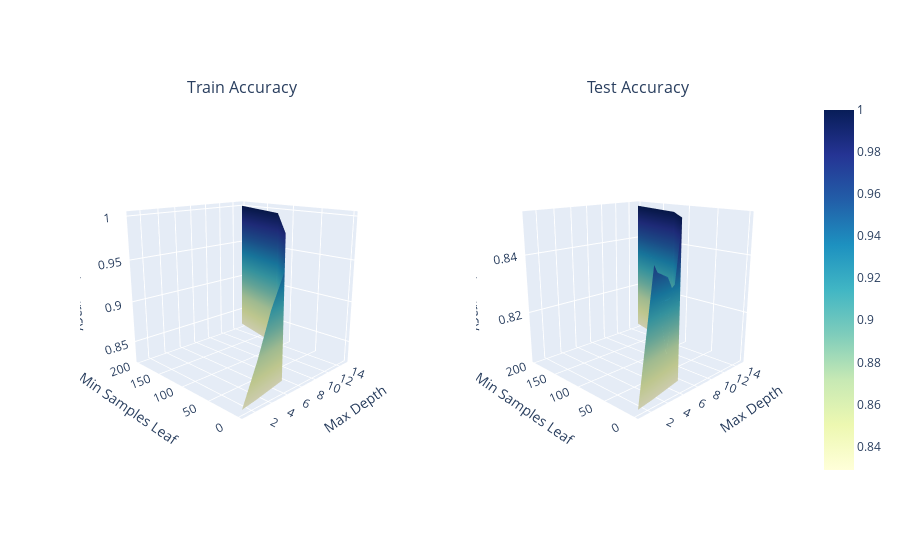

Write notebook code for a chart like this one.
### Code cell
fig = make_subplots(rows=1, cols=2, 
                    subplot_titles=['Train Accuracy', 'Test Accuracy'],
                    specs=[[{'type':'surface'},
                            {'type':'surface'}]])
fig.add_trace(plot_scores(clf, hyperparameters, 'mean_train_score', 'Train', True), row=1, col=1)
fig.add_trace(plot_scores(clf, hyperparameters, 'mean_test_score', 'Test', False), row=1, col=2)

# update x axis title and y axis title for both subplots
fig.update_layout(
    scene=dict(
        xaxis=dict(
            title='Max Depth'
        ),
        yaxis=dict(
            title='Min Samples Leaf'
        ),
        zaxis=dict(
            title='Accuracy'
        ),
        camera_eye=dict(
            x=-2, y=-2, z= 0.8
        )
    ), 
    scene2=dict(
        xaxis=dict(
            title='Max Depth'
        ),
        yaxis=dict(
            title='Min Samples Leaf'
        ),
        zaxis=dict(
            title='Accuracy'
        ),
        camera_eye=dict(
            x=-2, y=-2, z= 0.8
        )
    )
)

fig.show()

### Figure 1 — Plotly figure (JSON) as saved in the notebook; plotly's stock layout.template omitted (floating-point values rounded to 4 significant figures)
{"data": [{"colorscale": [[0, "rgb(255,255,217)"], [0.125, "rgb(237,248,177)"], [0.25, "rgb(199,233,180)"], [0.375, "rgb(127,205,187)"], [0.5, "rgb(65,182,196)"], [0.625, "rgb(29,145,192)"], [0.75, "rgb(34,94,168)"], [0.875, "rgb(37,52,148)"], [1, "rgb(8,29,88)"]], "name": "Train", "scene": "scene", "showscale": true, "type": "surface", "x": [[1, 1, 1, 1, 1, 1, 1], [3, 3, 3, 3, 3, 3, 3], [5, 5, 5, 5, 5, 5, 5], [7, 7, 7, 7, 7, 7, 7], [10, 10, 10, 10, 10, 10, 10], [13, 13, 13, 13, 13, 13, 13], [15, 15, 15, 15, 15, 15, 15], [20, 20, 20, 20, 20, 20, 20]], "y": [1, 5, 10, 15, 50, 100, 200], "z": [[0.8288, 0.8288, 0.8288, 0.8288, 0.8288, 0.8288, 0.8288], [0.8704, 0.8672, 0.8672, 0.8672, 0.8512, 0.8291, 0.8288], [0.917, 0.9043, 0.8942, 0.8832, 0.8512, 0.8291, 0.8288], [0.9512, 0.9187, 0.9024, 0.9006, 0.8512, 0.8291, 0.8288], [0.9827, 0.93, 0.9025, 0.9006, 0.8512, 0.8291, 0.8288], [0.9985, 0.9346, 0.9025, 0.9006, 0.8512, 0.8291, 0.8288], [1, 0.9346, 0.9025, 0.9006, 0.8512, 0.8291, 0.8288], [1, 0.9346, 0.9025, 0.9006, 0.8512, 0.8291, 0.8288]]}, {"colorscale": [[0, "rgb(255,255,217)"], [0.125, "rgb(237,248,177)"], [0.25, "rgb(199,233,180)"], [0.375, "rgb(127,205,187)"], [0.5, "rgb(65,182,196)"], [0.625, "rgb(29,145,192)"], [0.75, "rgb(34,94,168)"], [0.875, "rgb(37,52,148)"], [1, "rgb(8,29,88)"]], "name": "Test", "scene": "scene2", "showscale": false, "type": "surface", "x": [[1, 1, 1, 1, 1, 1, 1], [3, 3, 3, 3, 3, 3, 3], [5, 5, 5, 5, 5, 5, 5], [7, 7, 7, 7, 7, 7, 7], [10, 10, 10, 10, 10, 10, 10], [13, 13, 13, 13, 13, 13, 13], [15, 15, 15, 15, 15, 15, 15], [20, 20, 20, 20, 20, 20, 20]], "y": [1, 5, 10, 15, 50, 100, 200], "z": [[0.8032, 0.8032, 0.8032, 0.8032, 0.8032, 0.8032, 0.8032], [0.8432, 0.8416, 0.8416, 0.8416, 0.832, 0.8112, 0.8032], [0.8336, 0.8256, 0.8384, 0.8144, 0.832, 0.8112, 0.8032], [0.8368, 0.8368, 0.8272, 0.8528, 0.832, 0.8112, 0.8032], [0.8288, 0.8416, 0.8336, 0.8528, 0.832, 0.8112, 0.8032], [0.8352, 0.8368, 0.832, 0.8528, 0.832, 0.8112, 0.8032], [0.8352, 0.8416, 0.8352, 0.8528, 0.832, 0.8112, 0.8032], [0.848, 0.8368, 0.832, 0.8528, 0.832, 0.8112, 0.8032]]}], "layout": {"annotations": [{"font": {"size": 16}, "showarrow": false, "text": "Train Accuracy", "x": 0.225, "xanchor": "center", "xref": "paper", "y": 1, "yanchor": "bottom", "yref": "paper"}, {"font": {"size": 16}, "showarrow": false, "text": "Test Accuracy", "x": 0.775, "xanchor": "center", "xref": "paper", "y": 1, "yanchor": "bottom", "yref": "paper"}], "scene": {"camera": {"eye": {"x": -2, "y": -2, "z": 0.8}}, "domain": {"x": [0, 0.45], "y": [0, 1]}, "xaxis": {"title": {"text": "Max Depth"}}, "yaxis": {"title": {"text": "Min Samples Leaf"}}, "zaxis": {"title": {"text": "Accuracy"}}}, "scene2": {"camera": {"eye": {"x": -2, "y": -2, "z": 0.8}}, "domain": {"x": [0.55, 1], "y": [0, 1]}, "xaxis": {"title": {"text": "Max Depth"}}, "yaxis": {"title": {"text": "Min Samples Leaf"}}, "zaxis": {"title": {"text": "Accuracy"}}}}}
